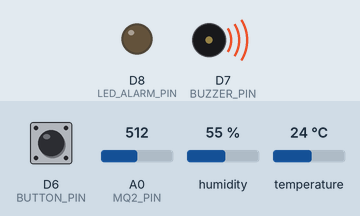
Recording of a sketch running on a simulated ESP8266 (NodeMCU). Shown: output pins drawn as LEDs (lit = HIGH), buzzer (waves = sounding, pin HIGH). Dashed ring = blinking. Inputs (shaded band) come from the test bench; at power-on: A0 (MQ2_PIN) = 512, D6 (BUTTON_PIN) HIGH, humidity 55 %, temperature 24 °C. WiFi joins after 1.5 s; servers stay silent unless stated; no MQTT or app messages arrive unless stated; what the sketch prints to the serial monitor is not drawn.

Above: at 1.7 s.
At 2.7 s:
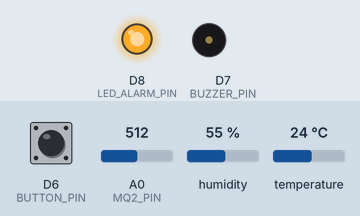
2.8 s: A0 (MQ2_PIN) set to 390
5.1 s: A0 (MQ2_PIN) set to 414
At 6.5 s:
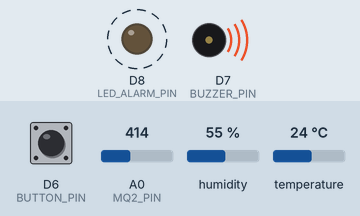
11.1 s: A0 (MQ2_PIN) set to 306
Timing chart, 0 to 14.1 s (numbered marks = the images above; inputs shaded):
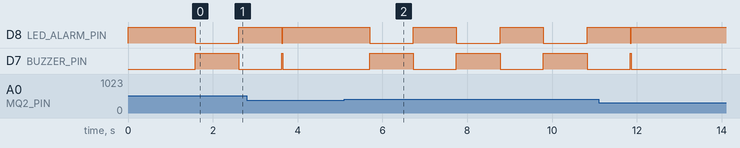

Measured:
- after the input at 5.1 s, D8 (LED_ALARM_PIN), D7 (BUZZER_PIN): alternates HIGH for 1.0 s and LOW for 1.0 s, starting after 0.60 s

The sketch:

publisher.ino
```cpp
#include <ESP8266WiFi.h>
#include <PubSubClient.h>
#include <DHT.h>
#include "config.h"

const char* ssid = WIFI_SSID;
const char* password = WIFI_PASSWORD;
const char* mqtt_server = MQTT_SERVER;
const int mqtt_port = MQTT_PORT;
const char* topic = MQTT_TOPIC;

// Biến lưu giá trị cảm biến
float temperature = 0;
float humidity = 0;
int gasValue = 0;
String payload = "";
bool isGasAlarm = false;       // Biến đánh dấu báo động do khí gas
bool isTempAlarm = false;      // Biến đánh dấu báo động do nhiệt độ

// Biến cho cơ chế buzzer bíp bíp không chặn
unsigned long lastBuzzerChangeTime = 0;  // Thời gian thay đổi trạng thái còi gần nhất
int buzzerState = LOW;              // Trạng thái hiện tại của còi
int buzzerBeepCount = 0;            // Số lần bíp đã hoàn thành
bool isBuzzerActive = false;        // Còi đang hoạt động hay không
int buzzerBeepInterval = 200;       // Khoảng thời gian mỗi trạng thái (ms)

// Biến cho cơ chế LED nhấp nháy không chặn
unsigned long lastLedChangeTime = 0;   // Thời gian thay đổi trạng thái LED gần nhất
int ledState = HIGH;                // Trạng thái hiện tại của LED (mặc định là HIGH - sáng)
bool isLedBlinking = false;         // LED đang ở chế độ nhấp nháy hay không
int ledBlinkInterval = 200;         // Khoảng thời gian nhấp nháy LED (ms)

// Biến cho nút nhấn
bool buttonState = HIGH;           // Trạng thái hiện tại của nút nhấn (HIGH = không nhấn, LOW = nhấn)
bool lastButtonState = HIGH;       // Trạng thái trước đó của nút nhấn
unsigned long lastDebounceTime = 0;  // Thời điểm cuối cùng nút nhấn được bấm
unsigned long debounceDelay = 50;    // Thời gian debounce (ms)
bool manualOverride = false;       // Biến để ghi nhớ việc người dùng đã tắt còi thủ công

// Create an instance of the DHT class
DHT dht(DHTPIN, DHTTYPE);

// Create an instance of the WiFiClient and PubSubClient
WiFiClient espClient;
PubSubClient client(espClient);

// Connect to the WiFi network
void setup_wifi() {
  delay(10);
  Serial.println();
  Serial.print("Connecting to ");
  Serial.println(ssid);

  WiFi.begin(ssid, password);

  while (WiFi.status() != WL_CONNECTED) {
    delay(500);
    Serial.print(".");
  }

  Serial.println("");
  Serial.println("WiFi connected");
  Serial.print("IP address: ");
  Serial.println(WiFi.localIP());
}

void callback(char* topic, byte* payload, unsigned int length) {
  Serial.print("Message arrived [");
  Serial.print(topic);
  Serial.print("] ");
  for (int i = 0; i < length; i++) {
    Serial.print((char)payload[i]);
  }
  Serial.println();
}

// Reconnect to the MQTT server if the connection is lost
void reconnect() {
  while (!client.connected()) {
    Serial.print("Attempting MQTT connection...");
    if (client.connect("ESP8266Client")) {
      Serial.println("connected");
      // Subscribe to topics if needed
    } else {
      Serial.print("failed, rc=");
      Serial.print(client.state());
      Serial.println(" try again in 5 seconds");
      delay(5000);
    }
  }
}

// Đọc dữ liệu từ cảm biến DHT11
void readDHTSensor() {
  temperature = dht.readTemperature();
  humidity = dht.readHumidity();

  // Kiểm tra nếu đọc thất bại
  if (isnan(temperature) || isnan(humidity)) {
    Serial.println("Failed to read from DHT sensor!");
    temperature = 0;
    humidity = 0;
  }
}

// Đọc dữ liệu từ cảm biến khí gas MQ-2
void readGasSensor() {
  gasValue = analogRead(MQ2_PIN);
}

// Kiểm tra giá trị khí gas và kích hoạt còi buzzer nếu vượt ngưỡng
void checkGasThreshold() {
  if (gasValue > GAS_THRESHOLD && !manualOverride) {
    isGasAlarm = true;
    startBuzzer();
    startLedBlinking();  // Bắt đầu nhấp nháy LED khi có báo động
    Serial.println("WARNING: Gas level exceeds threshold!");
  } else if (gasValue <= GAS_THRESHOLD) {
    isGasAlarm = false;
    // Chỉ dừng cảnh báo nếu không có báo động nhiệt độ
    if (!isTempAlarm) {
      stopBuzzer();
      stopLedBlinking();  // Dừng nhấp nháy LED khi trở về trạng thái bình thường

      // Reset manual override khi không có báo động nào
      if (manualOverride) {
        manualOverride = false;
        Serial.println("All sensors normal, reset manual override");
      }
    }
  }
}

// Kiểm tra nhiệt độ và kích hoạt cảnh báo nếu vượt ngưỡng
void checkTempThreshold() {
  if (temperature >= TEMP_THRESHOLD && !manualOverride) {
    isTempAlarm = true;
    startBuzzer();
    startLedBlinking();  // Bắt đầu nhấp nháy LED khi có báo động
    Serial.println("WARNING: Temperature exceeds threshold!");
  } else if (temperature <= TEMP_THRESHOLD) {
    isTempAlarm = false;
    // Chỉ dừng cảnh báo nếu không có báo động khí gas
    if (!isGasAlarm) {
      stopBuzzer();
      stopLedBlinking();  // Dừng nhấp nháy LED khi trở về trạng thái bình thường

      // Reset manual override khi không có báo động nào
      if (manualOverride) {
        manualOverride = false;
        Serial.println("All sensors normal, reset manual override");
      }
    }
  }
}

// Kích hoạt cơ chế bíp bíp của còi
void startBuzzer() {
  if (!isBuzzerActive) {
    isBuzzerActive = true;
    buzzerBeepCount = 0;
    buzzerState = HIGH;
    digitalWrite(BUZZER_PIN, buzzerState);
    lastBuzzerChangeTime = millis();
    Serial.println("Buzzer activated");
  }
}

// Dừng hoạt động của còi
void stopBuzzer() {
  if (isBuzzerActive) {
    isBuzzerActive = false;
    digitalWrite(BUZZER_PIN, LOW);
    Serial.println("Buzzer deactivated");
  }
}

// Kích hoạt chế độ nhấp nháy cho LED
void startLedBlinking() {
  if (!isLedBlinking) {
    isLedBlinking = true;
    ledState = LOW;  // Bắt đầu với LED tắt để tạo sự tương phản
    digitalWrite(LED_ALARM_PIN, ledState);
    lastLedChangeTime = millis();
    Serial.println("LED alarm blinking started");
  }
}

// Dừng chế độ nhấp nháy và đặt LED về trạng thái sáng bình thường
void stopLedBlinking() {
  if (isLedBlinking) {
    isLedBlinking = false;
    ledState = HIGH;  // Đặt LED về trạng thái luôn sáng bình thường
    digitalWrite(LED_ALARM_PIN, ledState);
    Serial.println("LED alarm back to normal state");
  }
}

// Cập nhật trạng thái còi buzzer (gọi trong vòng lặp chính)
void updateBuzzer() {
  if (isBuzzerActive) {
    unsigned long currentTime = millis();

    // Kiểm tra nếu đã đến lúc thay đổi trạng thái còi
    if (currentTime - lastBuzzerChangeTime >= buzzerBeepInterval) {
      lastBuzzerChangeTime = currentTime;

      // Đảo trạng thái còi (ON-OFF-ON-OFF...)
      buzzerState = !buzzerState;
      digitalWrite(BUZZER_PIN, buzzerState);

      // Nếu vừa tắt còi (kết thúc một tiếng bíp)
      if (buzzerState == LOW) {
        buzzerBeepCount++;

        // Sau 3 tiếng bíp, dừng một chút rồi lặp lại
        if (buzzerBeepCount >= 3) {
          buzzerBeepCount = 0;
          buzzerBeepInterval = 800;  // Khoảng nghỉ dài hơn sau 3 tiếng bíp
        } else {
          buzzerBeepInterval = 200;  // Khoảng thời gian giữa các tiếng bíp
        }
      } else {
        // Thời gian phát tiếng bíp
        buzzerBeepInterval = 200;
      }
    }
  }
}

// Cập nhật trạng thái LED báo động (gọi trong vòng lặp chính)
void updateLed() {
  // Nếu LED không ở chế độ nhấp nháy, đảm bảo nó luôn sáng
  if (!isLedBlinking) {
    if (ledState != HIGH) {
      ledState = HIGH;
      digitalWrite(LED_ALARM_PIN, ledState);
    }
    return;
  }

  // Xử lý nhấp nháy nếu đang ở chế độ cảnh báo
  unsigned long currentTime = millis();

  // Kiểm tra nếu đã đến lúc thay đổi trạng thái LED
  if (currentTime - lastLedChangeTime >= ledBlinkInterval) {
    lastLedChangeTime = currentTime;

    // Đảo trạng thái LED (ON-OFF-ON-OFF...)
    ledState = !ledState;
    digitalWrite(LED_ALARM_PIN, ledState);
  }
}

// Xử lý nút nhấn với debounce để tránh nhiễu
void handleButton() {
  // Đọc trạng thái nút nhấn hiện tại
  int reading = digitalRead(BUTTON_PIN);

  // Kiểm tra xem nút có thay đổi trạng thái không
  if (reading != lastButtonState) {
    // Cập nhật thời gian debounce
    lastDebounceTime = millis();
  }

  // Kiểm tra nếu đã qua đủ thời gian debounce và trạng thái nút đã ổn định
  if ((millis() - lastDebounceTime) > debounceDelay) {
    // Nếu trạng thái đã ổn định và khác với buttonState hiện tại
    if (reading != buttonState) {
      buttonState = reading;

      // Nếu nút được nhấn (LOW), tắt còi và dừng nhấp nháy LED
      if (buttonState == LOW) {
        if (isBuzzerActive) {
          stopBuzzer();
          stopLedBlinking();  // Dừng nhấp nháy LED khi tắt chuông báo động thủ công
          manualOverride = true;
          Serial.println("Alarm manually deactivated by button press");
        }
      }
    }
  }

  // Lưu lại trạng thái hiện tại để so sánh trong lần lặp tiếp theo
  lastButtonState = reading;
}

// Tạo payload JSON từ dữ liệu cảm biến để gửi lên MQTT
void createPayload() {
  payload = "{";
  payload += "\"type\": \"ESP8266\", ";
  payload += "\"temperature\": " + String(temperature, 1) + ", ";
  payload += "\"humidity\": " + String(humidity, 1) + ", ";
  payload += "\"gas_volume\": " + String(gasValue) + ", ";
  payload += "\"alarm_overridden\": " + String(manualOverride ? "true" : "false") + ", ";
  payload += "\"alarm_active\": " + String(isLedBlinking ? "true" : "false") + ", ";
  payload += "\"gas_alarm\": " + String(isGasAlarm ? "true" : "false") + ", ";
  payload += "\"temp_alarm\": " + String(isTempAlarm ? "true" : "false");
  payload += "}";

  Serial.print("Payload: ");
  Serial.println(payload);
}

// Gửi dữ liệu lên MQTT server
void publishData() {
  if (client.connected()) {
    client.publish(topic, payload.c_str());
    Serial.println("Data published to MQTT server");
  } else {
    Serial.println("Failed to publish: MQTT not connected");
  }
}

void setup() {
  Serial.begin(115200);

  // Cấu hình các chân GPIO
  pinMode(BUZZER_PIN, OUTPUT);
  digitalWrite(BUZZER_PIN, LOW);  // Đảm bảo còi tắt khi khởi động

  // Cấu hình LED cảnh báo
  pinMode(LED_ALARM_PIN, OUTPUT);
  digitalWrite(LED_ALARM_PIN, HIGH);  // LED luôn sáng ở chế độ bình thường

  // Cấu hình nút nhấn với điện trở pull-up nội
  pinMode(BUTTON_PIN, INPUT_PULLUP);

  setup_wifi();
  client.setServer(mqtt_server, mqtt_port);
  client.setCallback(callback);

  // Initialize the DHT sensor
  dht.begin();

  Serial.println("System ready");
}

void loop() {
  if (!client.connected()) {
    reconnect();
  }
  client.loop();

  // Xử lý nút nhấn
  handleButton();

  // Cập nhật trạng thái còi buzzer và LED
  updateBuzzer();
  updateLed();

  // Đọc giá trị từ các cảm biến
  readDHTSensor();
  readGasSensor();

  // Kiểm tra ngưỡng khí gas, nhiệt độ và điều khiển thiết bị cảnh báo
  checkGasThreshold();
  checkTempThreshold();

  // Tạo payload và gửi dữ liệu
  createPayload();
  publishData();

  delay(1000);  // Đọc và gửi dữ liệu mỗi 1 giây
}
```

example.config.h
```cpp
// MQTT Configuration
#define MQTT_SERVER "your_mqtt_server_ip"  // Replace with your MQTT broker IP address
#define MQTT_PORT 1884                     // MQTT broker port (default: 1883)
#define MQTT_USER ""                       // MQTT username (if required)
#define MQTT_PASSWORD ""                   // MQTT password (if required)
#define MQTT_TOPIC "esp8266/sensor_data"   // MQTT topic for publishing sensor data

// WiFi Configuration
#define WIFI_SSID "your_wifi_ssid"         // Replace with your WiFi network name
#define WIFI_PASSWORD "your_wifi_password" // Replace with your WiFi password

// Sensor Pin Configuration
#define DHTPIN D5                          // Digital pin connected to the DHT11 sensor
#define DHTTYPE DHT11                      // Type of DHT sensor (DHT11 or DHT22)
#define MQ2_PIN A0                         // Analog pin connected to MQ-2 gas sensor
#define BUZZER_PIN D7                      // Digital pin connected to buzzer
#define BUTTON_PIN D6                      // Digital pin connected to alarm mute button
#define LED_ALARM_PIN D8                   // Digital pin connected to alarm LED

// Threshold Values
#define GAS_THRESHOLD 400                  // Gas concentration threshold for alarm (adjust as needed)
#define TEMP_THRESHOLD 45.0                // Temperature threshold for alarm (in Celsius) 
```
